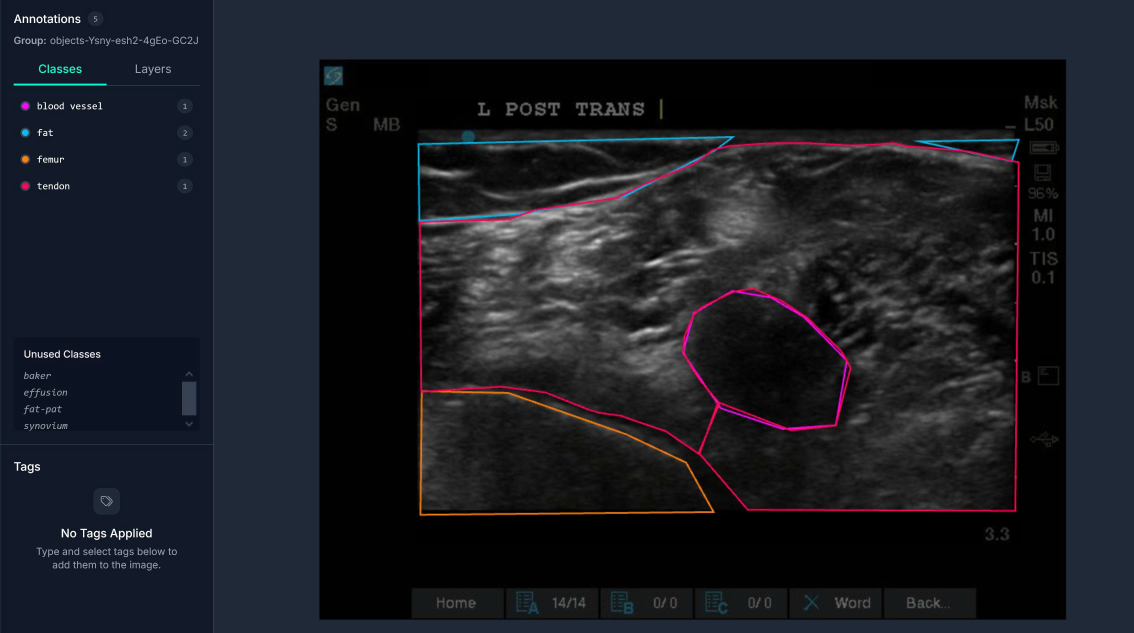
#> input picture image.png, 3402 x 1897 px (shown at 1/3 size); its folder holds only this picture in this run
$ python export_tss_dip_grid.py image.png
#> lines starting #> are read from the running program, lines starting #| are printed output that depends on the picture; after the words box and inside, x2 and y2 are one past the last pixel; in counts of white or black regions, pixels touching at a corner belong together
### cv.py
from datetime import datetime
import glob
import os
import argparse
import sys

import cv2
import numpy as np
import math

# ==== Configuration Constants ====
BILATERAL_FILTER_CONFIG = {
    "d": 9,
    "sigmaColor": 75,
    "sigmaSpace": 75,
}

MORPH_KERNEL_SIZE = (5, 5)
MORPH_KERNEL_ITERATIONS = 1

# ==== Helper Functions ====
def get_centroid(cnt):
    """Extract centroid from contour with fallback to bounding box center.

    Args:
        cnt: OpenCV contour

    Returns:
        Tuple (cx, cy) representing contour centroid
    """
    M = cv2.moments(cnt)
    if M.get("m00", 0) != 0:
        cx = M["m10"] / M["m00"]
        cy = M["m01"] / M["m00"]
        return cx, cy
    else:
        x, y, w, h = cv2.boundingRect(cnt)
        return x + w / 2.0, y + h / 2.0


# [30 lines left out: function create_comparison_visualization, not called in this run]

def segment_baker_cyst(
    image_path,
    roi_top=0.15,
    roi_bottom=0.80,
    roi_left=0.05,
    roi_right=0.95,
    area_min=400,
    area_max=40000,
    aspect_ratio_min=0.4,
    aspect_ratio_max=5.0,
    solidity_min=0.65,
    extent_min=0.40,
    circularity_min=0.20,
    bottom_exclusion_margin=3,
    center_weight=0.5,
    upper_half_bonus=0.15,
    detect_offset=-28,
    refine_offset=-5,
    debug=False,
):
    """Two-stage Baker's cyst segmentation.

    Stage 1 (detect): Use a strict threshold (Otsu + detect_offset) to find
    candidate cyst contours with high precision.

    Stage 2 (refine): Around the detected contour, apply a permissive threshold
    (Otsu + refine_offset) to capture the full cyst extent.
    """
#> called with image_path = 'image.png', roi_top = 0.15, roi_bottom = 0.8, roi_left = 0.05, roi_right = 0.95, area_min = 400, area_max = 40000, aspect_ratio_min = 0.4
    img = cv2.imread(image_path, cv2.IMREAD_GRAYSCALE)
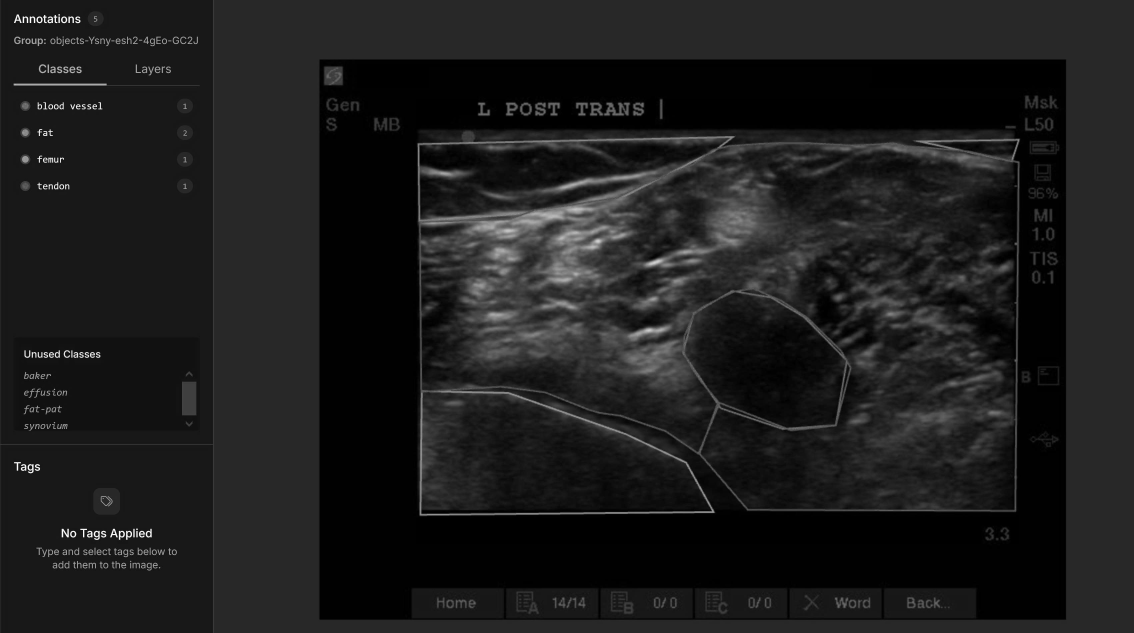
#> img: shape (1897, 3402) (shown at 1/3 size); min 0, max 255, mean 28.6
    if img is None:
        raise ValueError(f"Failed to load image: {image_path}")
    if debug:
        cv2.imwrite("logs/0original.png", img)

    final_mask = np.zeros_like(img)

    h, w = img.shape
    roi_top = int(h * roi_top)
    roi_bottom = int(h * roi_bottom)
    roi_left = int(w * roi_left)
    roi_right = int(w * roi_right)

    roi_mask = np.zeros_like(img)
    cv2.rectangle(roi_mask, (roi_left, roi_top), (roi_right, roi_bottom), 255, -1)
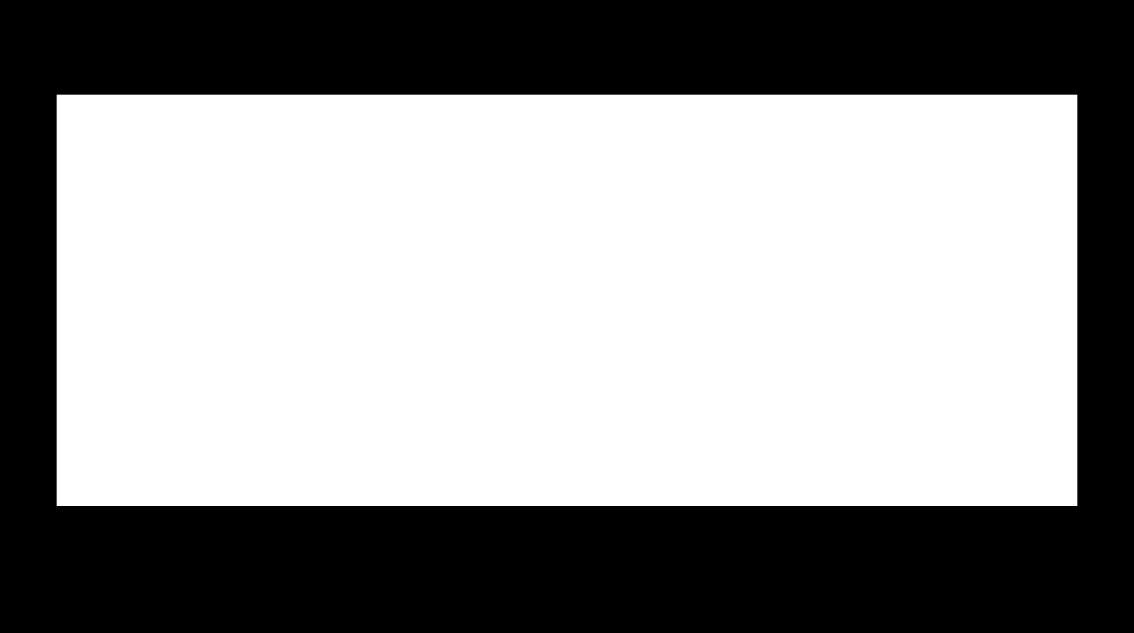
#> roi_mask: shape (1897, 3402) (shown at 1/3 size); 58.5% white; 1 black region, box (x1, y1, x2, y2) and area: (0, 0, 3402, 1897) 2675086

    if debug:
        img_roi = cv2.bitwise_and(img, img, mask=roi_mask)
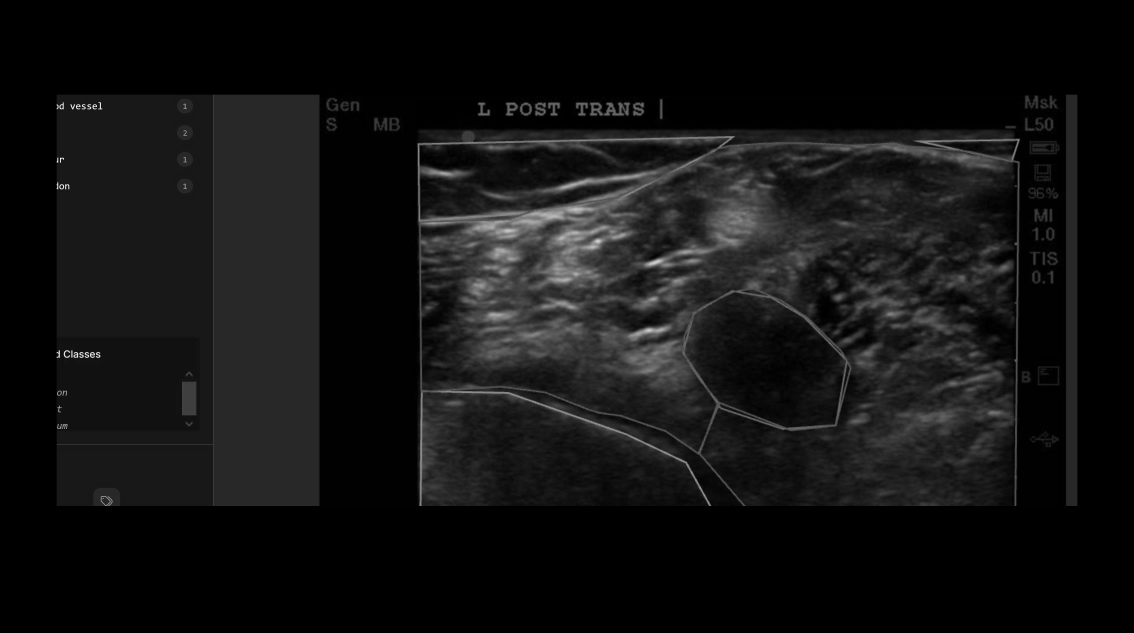
#> img_roi: shape (1897, 3402) (shown at 1/3 size); min 0, max 254, mean 18.1
        cv2.imwrite("logs/1roi_applied.png", img_roi)

    # Denoising
    blurred = cv2.bilateralFilter(img, **BILATERAL_FILTER_CONFIG)
    if debug:
        cv2.imwrite("logs/2blurred.png", blurred)

    # === Stage 1: Detect — strict threshold to locate cyst candidates ===
    t_otsu, _ = cv2.threshold(blurred, 0, 255, cv2.THRESH_BINARY_INV + cv2.THRESH_OTSU)
#> t_otsu = 31

    t_detect = max(t_otsu + detect_offset, 1)
#> t_detect = 3
    _, thresh_detect = cv2.threshold(blurred, t_detect, 255, cv2.THRESH_BINARY_INV)
#> thresh_detect: shape (1897, 3402); 22.1% white; 90 white regions (30 under 20 px), largest, box (x1, y1, x2, y2) and area: (961, 182, 3195, 1856) 1410213, (2943, 954, 3024, 1006) 2215, (2457, 890, 2510, 967) 2199
    thresh_detect = cv2.bitwise_and(thresh_detect, thresh_detect, mask=roi_mask)
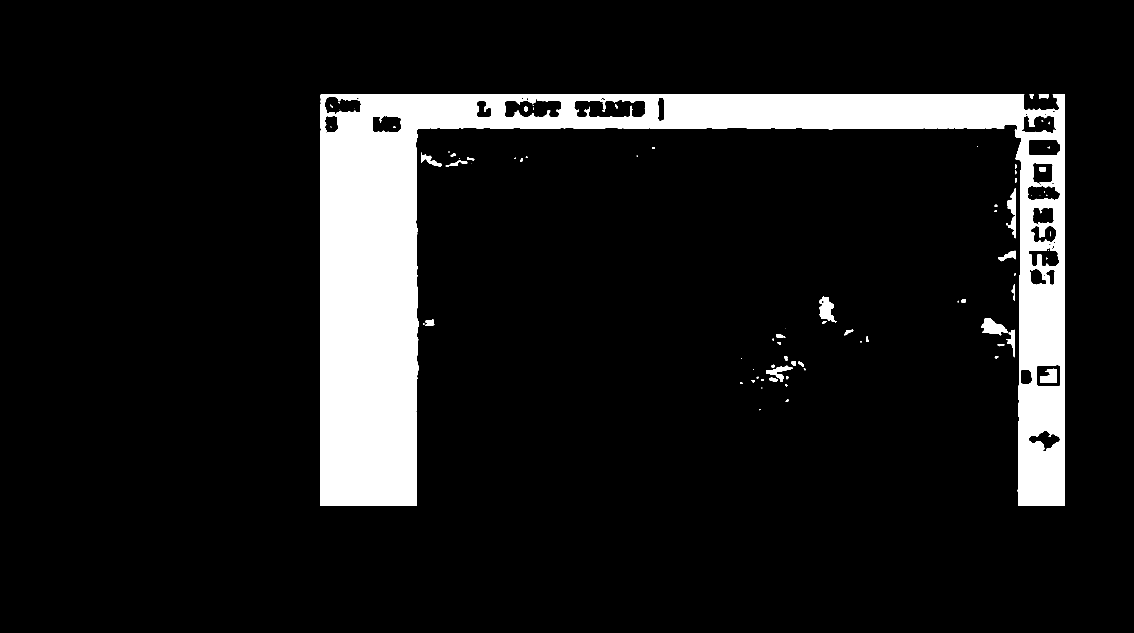
#> thresh_detect: shape (1897, 3402) (shown at 1/3 size); 10.2% white; 84 white regions (30 under 20 px), largest, box (x1, y1, x2, y2) and area: (961, 284, 3195, 1518) 639524, (2943, 954, 3024, 1006) 2215, (2457, 890, 2510, 967) 2199

    if debug:
        cv2.imwrite("logs/3thresholded.png", thresh_detect)

    kernel = cv2.getStructuringElement(cv2.MORPH_ELLIPSE, MORPH_KERNEL_SIZE)
    morph = cv2.morphologyEx(thresh_detect, cv2.MORPH_OPEN, kernel, iterations=MORPH_KERNEL_ITERATIONS)
#> morph: shape (1897, 3402); 10.1% white; 53 white regions (2 under 20 px), largest, box (x1, y1, x2, y2) and area: (961, 284, 3195, 1518) 638624, (2943, 954, 3022, 1005) 2196, (2457, 890, 2504, 966) 2167
    morph = cv2.morphologyEx(morph, cv2.MORPH_CLOSE, kernel, iterations=MORPH_KERNEL_ITERATIONS)
#> morph: shape (1897, 3402); 10.1% white; 49 white regions (2 under 20 px)

    if debug:
        cv2.imwrite("logs/4morphological.png", morph)

    # Find and score contours
    contours, _ = cv2.findContours(morph, cv2.RETR_EXTERNAL, cv2.CHAIN_APPROX_SIMPLE)
#> contours = 43 contours, 8 with area under 20; largest, box (x1, y1, x2, y2) and area: (961, 284, 3195, 1518) 696940, (2457, 890, 2504, 966) 2114, (2943, 954, 3022, 1005) 2104, (2299, 1097, 2377, 1146) 1104, (3021, 572, 3048, 644) 1101

    best_cnt = None
    best_score = -1.0
    max_score = -1

    for cnt in contours:
        area = cv2.contourArea(cnt)

        if area < area_min or area > area_max:
            if debug:
                print(f"Skipping contour with area {area} (not in range {area_min}-{area_max})")
            continue

        x_box, y_box, w_box, h_box = cv2.boundingRect(cnt)
        if h_box <= 0:
            continue

        contour_bottom = y_box + h_box
        if contour_bottom >= (roi_bottom - bottom_exclusion_margin):
            if debug:
                print("Skipping contour overlapping ROI bottom boundary")
            continue

        aspect_ratio = float(w_box) / h_box

        perimeter = cv2.arcLength(cnt, True)
        if perimeter <= 0:
            continue

        hull = cv2.convexHull(cnt)
        hull_area = cv2.contourArea(hull)
        if hull_area <= 0:
            continue

        solidity = area / hull_area
        extent = area / float(w_box * h_box)
        circularity = (4.0 * np.pi * area) / (perimeter * perimeter)

        if (
            aspect_ratio_min < aspect_ratio < aspect_ratio_max
            and solidity >= solidity_min
            and extent >= extent_min
            and circularity >= circularity_min
        ):
            cx, cy = get_centroid(cnt)

            roi_cx = (roi_left + roi_right) / 2.0
            roi_cy = (roi_top + roi_bottom) / 2.0

            dist = math.hypot(cx - roi_cx, cy - roi_cy)
            max_dist = math.hypot(
                max(roi_cx - roi_left, roi_right - roi_cx),
                max(roi_cy - roi_top, roi_bottom - roi_cy),
            )
            if max_dist <= 0:
                max_dist = math.hypot(w / 2.0, h / 2.0)

            distance_score = 1.0 - (dist / (max_dist + 1e-9))
            distance_score = max(0.0, min(1.0, distance_score))

            area_score = (area - area_min) / float(max(1, area_max - area_min))
            area_score = max(0.0, min(1.0, area_score))

            half_bonus = upper_half_bonus if cy < (h / 2.0) else 0.0

            combined_score = (1.0 - center_weight) * area_score + center_weight * distance_score + half_bonus

            if debug:
                print(
                    f"Candidate: Area={area}, AR={aspect_ratio:.2f}, "
                    f"Solidity={solidity:.2f}, Extent={extent:.2f}, Circ={circularity:.2f}, "
                    f"Score={combined_score:.3f}"
                )

            if combined_score > best_score:
                best_score = combined_score
                max_score = area
                best_cnt = cnt
#> this loop made 43 passes
#> area on passes 4, 5, 6, 8, 11, 12, 13, 14: 32, 22, 174.5, 37.5, 46.5, 104, 134.5, 31
#> (printed output is left out)
#> after the loop, best_cnt = contour of 127 points, box (x1, y1, x2, y2) (2457, 890, 2504, 966), area 2114; best_score = 0.436; max_score = 2114

    # === Stage 2: Refine — expand detected region with permissive threshold ===
    cyst_found = best_cnt is not None
#> cyst_found = True
    if cyst_found:
        # Get bounding box of detected contour and expand it
        x_box, y_box, w_box, h_box = cv2.boundingRect(best_cnt)
#> x_box = 2457; y_box = 890; w_box = 47; h_box = 76
        pad_x = int(w_box * 0.5)
#> pad_x = 23
        pad_y = int(h_box * 0.5)
#> pad_y = 38
        local_x1 = max(x_box - pad_x, 0)
#> local_x1 = 2434
        local_y1 = max(y_box - pad_y, 0)
#> local_y1 = 852
        local_x2 = min(x_box + w_box + pad_x, w)
#> local_x2 = 2527
        local_y2 = min(y_box + h_box + pad_y, h)
#> local_y2 = 1004

        # Apply permissive threshold in the local region
        t_refine = max(t_otsu + refine_offset, 1)
#> t_refine = 26
        _, thresh_refine = cv2.threshold(blurred, t_refine, 255, cv2.THRESH_BINARY_INV)
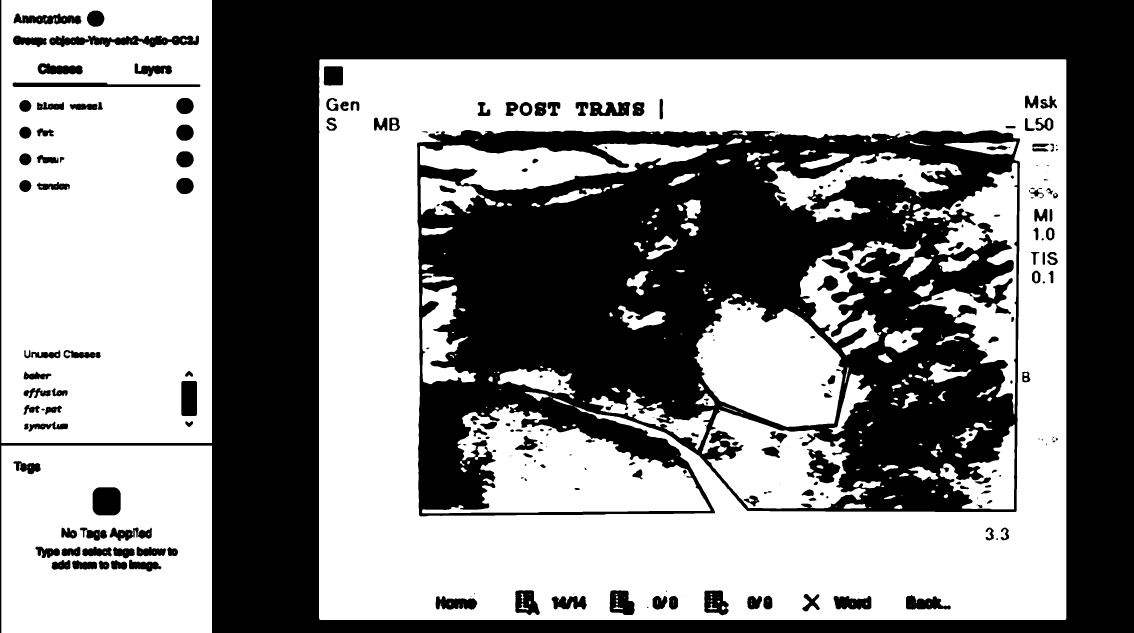
#> thresh_refine: shape (1897, 3402) (shown at 1/3 size); 54.2% white; 264 black regions (50 under 20 px), largest, box (x1, y1, x2, y2) and area: (0, 0, 3402, 1897) 1488822, (1251, 390, 3061, 1549) 1285307, (148, 106, 597, 142) 9471

        # Restrict to local bounding box
        local_mask = np.zeros_like(img)
        local_mask[local_y1:local_y2, local_x1:local_x2] = 255
        thresh_local = cv2.bitwise_and(thresh_refine, thresh_refine, mask=local_mask)
#> thresh_local: shape (1897, 3402); 0.15% white; 3 white regions, box (x1, y1, x2, y2) and area: (2434, 852, 2527, 1004) 9530, (2434, 981, 2454, 1004) 235, (2517, 986, 2527, 1004) 68
        thresh_local = cv2.bitwise_and(thresh_local, thresh_local, mask=roi_mask)

        # Light morphology to clean up noise in the local region
        morph_local = cv2.morphologyEx(thresh_local, cv2.MORPH_OPEN, kernel, iterations=1)
#> morph_local: shape (1897, 3402); 0.15% white; 3 white regions, box (x1, y1, x2, y2) and area: (2434, 852, 2527, 1004) 9502, (2434, 985, 2451, 1004) 215, (2521, 998, 2527, 1004) 26
        morph_local = cv2.morphologyEx(morph_local, cv2.MORPH_CLOSE, kernel, iterations=1)
#> morph_local: shape (1897, 3402); 0.15% white; 3 white regions, box (x1, y1, x2, y2) and area: (2434, 852, 2527, 1004) 9506, (2434, 985, 2451, 1004) 215, (2521, 998, 2527, 1004) 26

        # Find contours in the local refined region and keep those overlapping
        # the originally detected contour
        seed_mask = np.zeros_like(img)
        cv2.drawContours(seed_mask, [best_cnt], -1, 255, thickness=-1)
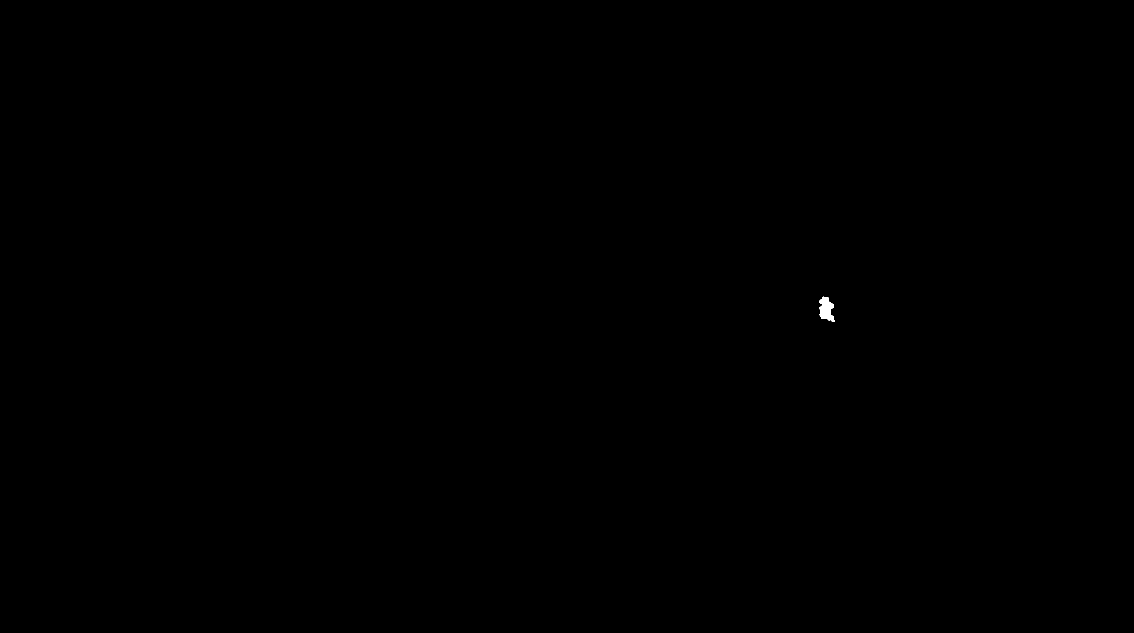
#> seed_mask: shape (1897, 3402) (shown at 1/3 size); 0.03% white; 1 white region
        if debug:
            cv2.imwrite("logs/5seed_mask.png", seed_mask)
            cv2.imwrite("logs/6thresh_local.png", thresh_local)
            cv2.imwrite("logs/7morph_local.png", morph_local)

        local_contours, _ = cv2.findContours(morph_local, cv2.RETR_EXTERNAL, cv2.CHAIN_APPROX_SIMPLE)
#> local_contours = 3 contours, 1 with area under 20; largest, box (x1, y1, x2, y2) and area: (2434, 852, 2527, 1004) 9224, (2434, 985, 2451, 1004) 188

        for lc in local_contours:
            lc_mask = np.zeros_like(img)
            cv2.drawContours(lc_mask, [lc], -1, 255, thickness=-1)
            overlap = cv2.bitwise_and(lc_mask, seed_mask)
            if overlap.any():
                cv2.drawContours(final_mask, [lc], -1, 255, thickness=-1)
#> this loop made 3 passes
#> final_mask: shape (1897, 3402); 0.15% white; 1 white region, box (x1, y1, x2, y2) and area: (2434, 852, 2527, 1004) 9506

        # If refinement produced nothing (edge case), fall back to the seed contour
        if not final_mask.any():
            cv2.drawContours(final_mask, [best_cnt], -1, 255, thickness=-1)

        if debug:
            cv2.imwrite("logs/8final_mask.png", final_mask)
            print(f"Baker's cyst found! Seed area={max_score}, refined area={final_mask.sum()//255}")
#| Baker's cyst found! Seed area=2114.0, refined area=9506.0
    else:
        if debug:
            print("No Baker's cyst found meeting criteria.")

    return final_mask, cyst_found, max_score, morph, img

# [101 lines that do not run on import are left out]

### export_tss_dip_grid.py
import os
import cv2
import glob
import argparse
import matplotlib.pyplot as plt
from cv import segment_baker_cyst

def export_stages_grid(image_path, output_path="logs/tss_dip_stages.png"):
    """
    Chạy thuật toán TSS-DIP ở chế độ debug để sinh ra các ảnh trung gian,
    sau đó ghép chúng lại thành một biểu đồ dạng lưới (grid) phục vụ báo cáo.
    """
    print(f"Processing image: {image_path}")

    # 1. Chạy hàm segment để sinh ra ảnh trung gian trong folder logs/
    # (Đảm bảo cv.py đã bật cờ debug=True để lưu file)
    segment_baker_cyst(image_path, debug=True)

    # 2. Đọc lại các ảnh trung gian từ folder logs/
    stage_files = [
        ("logs/0original.png", "1. Anh goc"),
        ("logs/2blurred.png", "2. Khu nhieu (Bilateral)"),
        ("logs/3thresholded.png", "3. Nguong nghiem ngat\n(Detect Stage)"),
        ("logs/4morphological.png", "4. Hinh thai hoc\n(Detect Stage)"),
        ("logs/5seed_mask.png", "5. Hat giong c*"),
        ("logs/6thresh_local.png", "6. Nguong noi long\n(Refine Stage)"),
        ("logs/7morph_local.png", "7. Hinh thai hoc cuc bo\n(Refine Stage)"),
        ("logs/8final_mask.png", "8. Ket qua phan doan")
    ]

    images = []
    titles = []

    for filepath, title in stage_files:
        if os.path.exists(filepath):
            img = cv2.imread(filepath, cv2.IMREAD_GRAYSCALE)
            images.append(img)
            titles.append(title)
        else:
            print(f"Warning: Khong tim thay {filepath}")

    if not images:
        print("Khong co anh trung gian nao duoc tao ra.")
        return

    # 3. Tạo plot dạng grid 2 hàng x 4 cột
    fig, axes = plt.subplots(2, 4, figsize=(16, 8))
    fig.suptitle('Cac giai doan xu ly cua phuong phap TSS-DIP', fontsize=16, fontweight='bold')

    for i, ax in enumerate(axes.flat):
        if i < len(images):
            ax.imshow(images[i], cmap='gray')
            ax.set_title(titles[i], fontsize=11)
        ax.axis('off')
#> this loop made 8 passes

    plt.tight_layout()
    plt.subplots_adjust(top=0.9)

    # 4. Lưu ảnh tổng hợp
    plt.savefig(output_path, dpi=300, bbox_inches='tight')
    print(f"\nDa luu anh tong hop toan bo cac giai doan vao: {output_path}")

if __name__ == "__main__":
    parser = argparse.ArgumentParser(description="Export TSS-DIP stages grid.")
    parser.add_argument(
        "image",
        type=str,
        help="Duong dan den anh can test (vd: data/processed/annotations/post_trans-baker_cyst/batch_000/00000.png)"
    )
    parser.add_argument(
        "--output",
        type=str,
        default="logs/tss_dip_stages.png",
        help="Duong dan luu anh ket qua"
    )
    args = parser.parse_args()

    # Đảm bảo thư mục logs tồn tại
    os.makedirs("logs", exist_ok=True)

    export_stages_grid(args.image, args.output)
